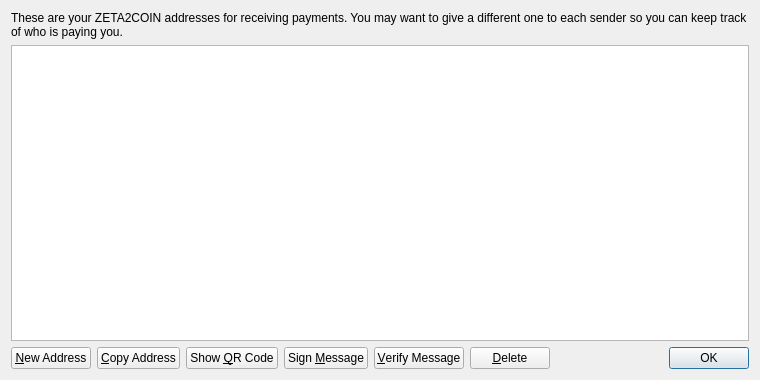
<?xml version="1.0" encoding="UTF-8"?>
<ui version="4.0">
 <class>AddressBookPage</class>
 <widget class="QWidget" name="AddressBookPage">
  <property name="geometry">
   <rect>
    <x>0</x>
    <y>0</y>
    <width>760</width>
    <height>380</height>
   </rect>
  </property>
  <property name="windowTitle">
   <string>Address Book</string>
  </property>
  <layout class="QVBoxLayout" name="verticalLayout">
   <item>
    <widget class="QLabel" name="labelExplanation">
     <property name="text">
      <string>These are your ZETA2COIN addresses for receiving payments. You may want to give a different one to each sender so you can keep track of who is paying you.</string>
     </property>
     <property name="textFormat">
      <enum>Qt::PlainText</enum>
     </property>
     <property name="wordWrap">
      <bool>true</bool>
     </property>
    </widget>
   </item>
   <item>
    <widget class="QTableView" name="tableView">
     <property name="contextMenuPolicy">
      <enum>Qt::CustomContextMenu</enum>
     </property>
     <property name="toolTip">
      <string>Double-click to edit address or label</string>
     </property>
     <property name="tabKeyNavigation">
      <bool>false</bool>
     </property>
     <property name="alternatingRowColors">
      <bool>true</bool>
     </property>
     <property name="selectionMode">
      <enum>QAbstractItemView::SingleSelection</enum>
     </property>
     <property name="selectionBehavior">
      <enum>QAbstractItemView::SelectRows</enum>
     </property>
     <property name="sortingEnabled">
      <bool>true</bool>
     </property>
     <attribute name="verticalHeaderVisible">
      <bool>false</bool>
     </attribute>
    </widget>
   </item>
   <item>
    <layout class="QHBoxLayout" name="horizontalLayout">
     <item>
      <widget class="QPushButton" name="newAddressButton">
       <property name="toolTip">
        <string>Create a new address</string>
       </property>
       <property name="text">
        <string>&amp;New Address</string>
       </property>
       <property name="icon">
        <iconset resource="../bitcoin.qrc">
         <normaloff>:/icons/add</normaloff>:/icons/add</iconset>
       </property>
      </widget>
     </item>
     <item>
      <widget class="QPushButton" name="copyToClipboard">
       <property name="toolTip">
        <string>Copy the currently selected address to the system clipboard</string>
       </property>
       <property name="text">
        <string>&amp;Copy Address</string>
       </property>
       <property name="icon">
        <iconset resource="../bitcoin.qrc">
         <normaloff>:/icons/editcopy</normaloff>:/icons/editcopy</iconset>
       </property>
      </widget>
     </item>
     <item>
      <widget class="QPushButton" name="showQRCode">
       <property name="text">
        <string>Show &amp;QR Code</string>
       </property>
       <property name="icon">
        <iconset resource="../bitcoin.qrc">
         <normaloff>:/icons/qrcode</normaloff>:/icons/qrcode</iconset>
       </property>
      </widget>
     </item>
     <item>
      <widget class="QPushButton" name="signMessage">
       <property name="toolTip">
        <string>Sign a message to prove you own a ZETA2COIN address</string>
       </property>
       <property name="text">
        <string>Sign &amp;Message</string>
       </property>
       <property name="icon">
        <iconset resource="../bitcoin.qrc">
         <normaloff>:/icons/edit</normaloff>:/icons/edit</iconset>
       </property>
      </widget>
     </item>
     <item>
      <widget class="QPushButton" name="verifyMessage">
       <property name="toolTip">
        <string>Verify a message to ensure it was signed with a specified ZETA2COIN address</string>
       </property>
       <property name="text">
        <string>&amp;Verify Message</string>
       </property>
       <property name="icon">
        <iconset resource="../bitcoin.qrc">
         <normaloff>:/icons/transaction_0</normaloff>:/icons/transaction_0</iconset>
       </property>
      </widget>
     </item>
     <item>
      <widget class="QPushButton" name="deleteButton">
       <property name="toolTip">
        <string>Delete the currently selected address from the list</string>
       </property>
       <property name="text">
        <string>&amp;Delete</string>
       </property>
       <property name="icon">
        <iconset resource="../bitcoin.qrc">
         <normaloff>:/icons/remove</normaloff>:/icons/remove</iconset>
       </property>
      </widget>
     </item>
     <item>
      <spacer name="horizontalSpacer">
       <property name="orientation">
        <enum>Qt::Horizontal</enum>
       </property>
       <property name="sizeHint" stdset="0">
        <size>
         <width>40</width>
         <height>20</height>
        </size>
       </property>
      </spacer>
     </item>
     <item>
      <widget class="QDialogButtonBox" name="buttonBox">
       <property name="sizePolicy">
        <sizepolicy hsizetype="Maximum" vsizetype="Fixed">
         <horstretch>0</horstretch>
         <verstretch>0</verstretch>
        </sizepolicy>
       </property>
       <property name="standardButtons">
        <set>QDialogButtonBox::Ok</set>
       </property>
      </widget>
     </item>
    </layout>
   </item>
  </layout>
 </widget>
 <resources>
  <include location="../bitcoin.qrc"/>
 </resources>
 <connections/>
</ui>
